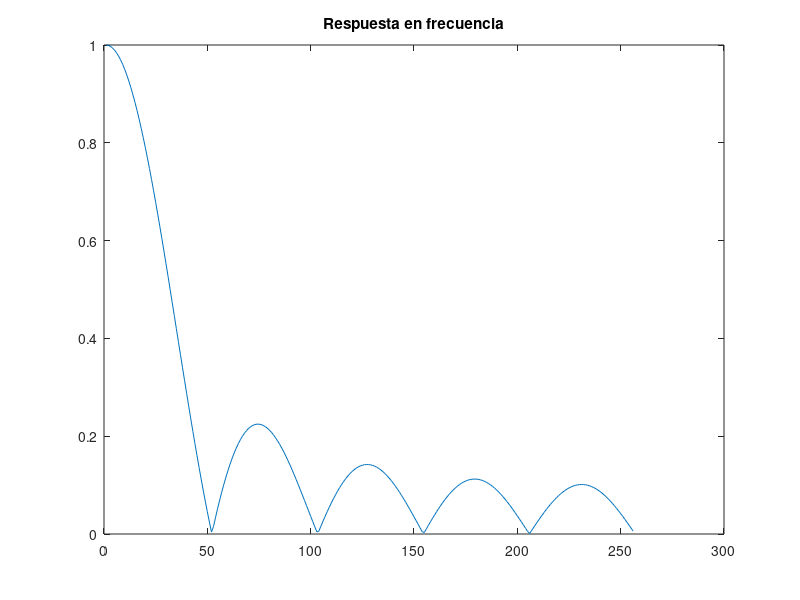
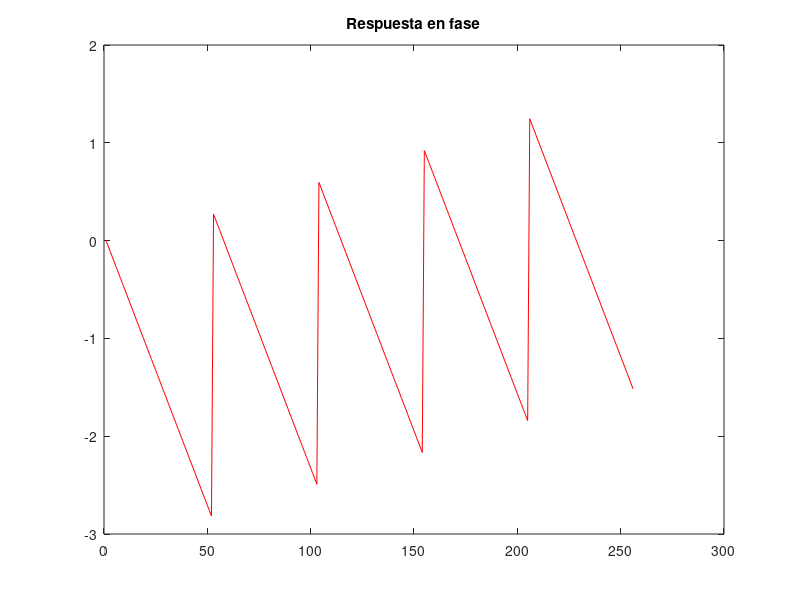
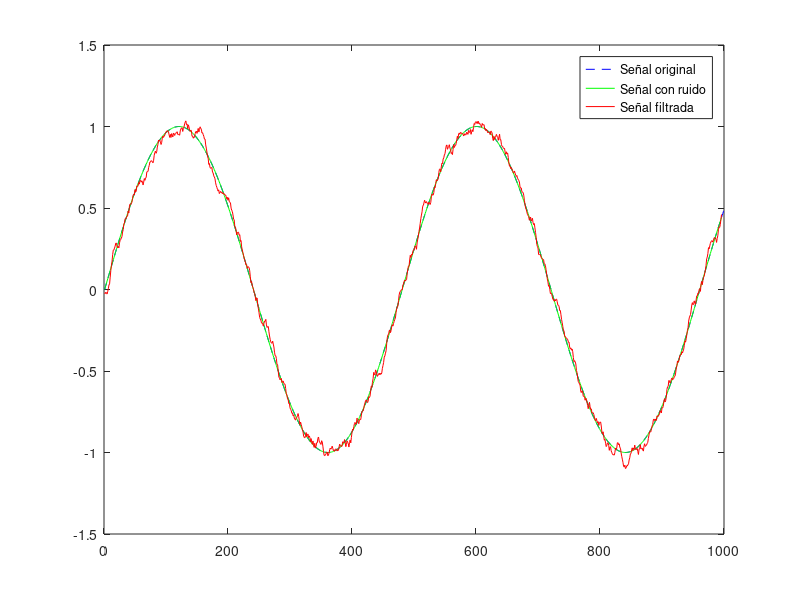

Write MATLAB code to recreate these figures, in order. (Note: this script raises an error after producing the figures.)

clc
close all
clear

% load Num

Fs = 48000;             % Frec. de muestreo, Hz
F1 = 100;               % Frec. senal 

N = 1000;               % Tamaño del vector tiempo

dt = 1/Fs;              % Tiempo de muestreo
t = (0:N-1)*dt;         % Vector tiempo

x1 = sin (2*pi*F1*t);
a = -0.1778;
b = 0.1778;
x2 = a + (b-a) .* rand(size(x1)); % 0.1778 ~ -15 dB
x = x1 + x2;

%~ Enter the filter coefficients vector b:
M = 10;
b = ones(1,M)/M; 
a = 1;

%~ Calculate transfer function Hf, its amplitude and phase on 256 samples, with fs=1:
[Hf,f] = freqz(b, a, 256, 1);
HfA=abs(Hf);      
Hfphi=angle(Hf);

%~ Plot frequency response 
figure
plot(HfA); 
title('Respuesta en frecuencia')

figure
plot(Hfphi, 'r');
title('Respuesta en fase')

%~ Apply the filter to x. Output is y:
y = filter(b, a, x);

%~ Plot the results: 
figure
% plot(x1(1:end), '--b'); hold on; plot(x(1:end), '-g'); hold on; plot(y, 'r')

plot(x1(1:end), '--b'); hold on; plot(x1(1:end-M/2+1), '-g'); hold on; plot(y(M/2:end), 'r')

legend('Señal original', 'Señal con ruido', 'Señal filtrada')

% Root mean squarred Errors
rms_sin_filtro = rmse (x1, x)

rms_con_filtro = rmse (x1(1:end-M/2+1), y(M/2:end)) 

